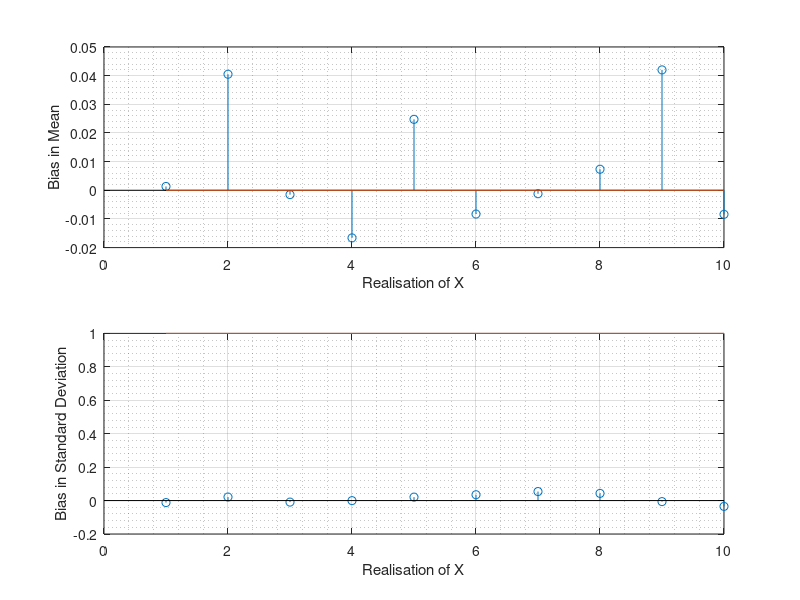

Source code (MATLAB):
clear all
close all
clc

m = zeros(1,10);
s = zeros(1,10);
bias_mean = zeros(1,10);
bias_std = zeros(1,10);

for n=1:10
   a=randn(1000,1);
   m(n)=mean(a);
   s(n)=std(a);
   bias_mean(n) = 0 - m(n); % Theoretical mean is 0
   bias_std(n) = 1 - s(n); % Theoretical standard deviation is 1
end

subplot(2,1,1);
stem(bias_mean);
xlabel('Realisation of X');
ylabel('Bias in Mean');
hold on;
line([1 10],[0 0]);
grid on
grid minor

subplot(2,1,2);
stem(bias_std);
xlabel('Realisation of X');
ylabel('Bias in Standard Deviation');
hold on;
line([1 10],[1 1]);
grid on
grid minor

